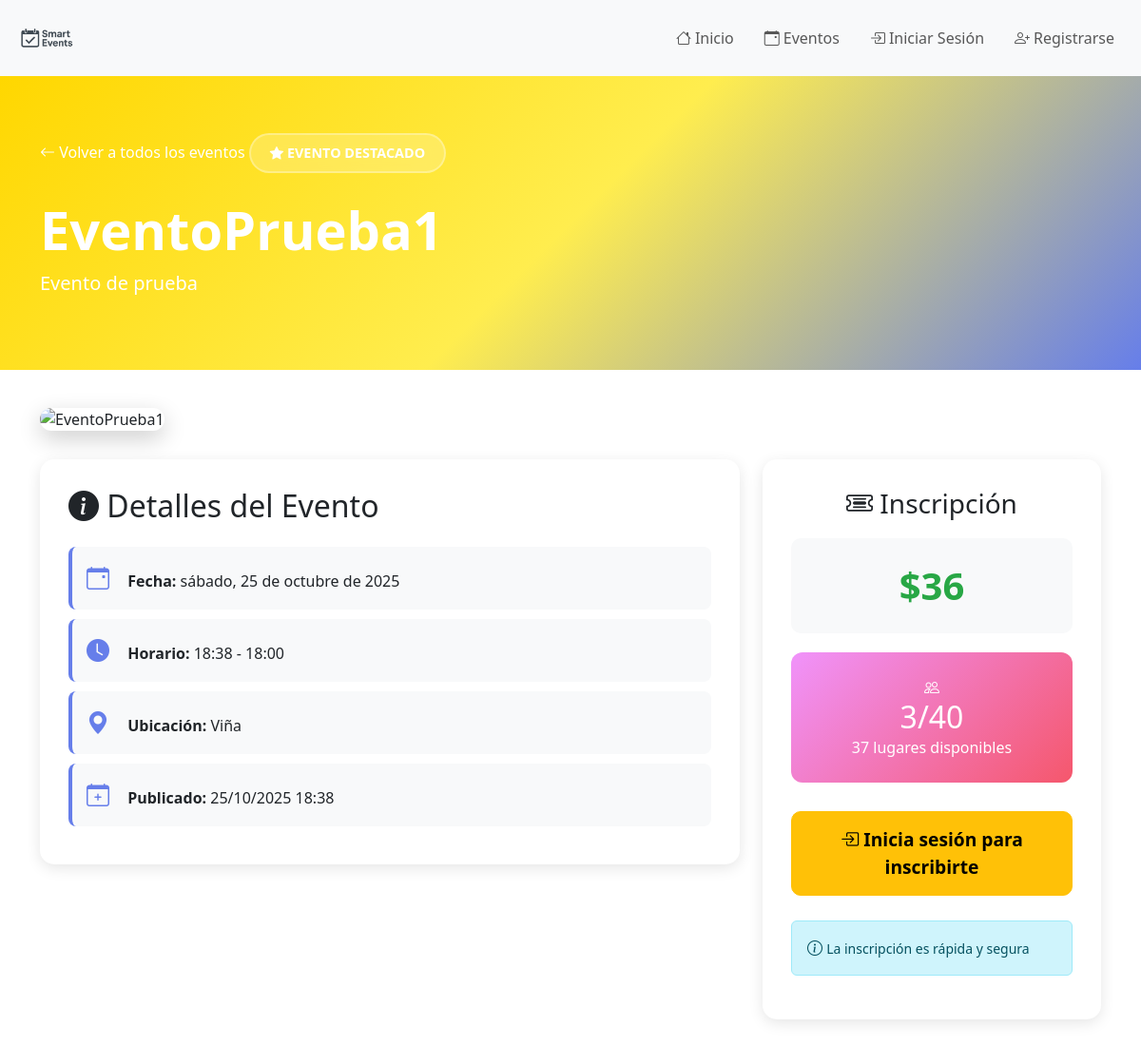
The app's page /events/1/ with its own data.
### events/models.py (models this page shows, shortened)
class Event(models.Model):
  event_name = models.CharField("Name of the event",max_length=254)
  pub_date = models.DateTimeField("Date published")
  event_date = models.DateField("Event date")
  starts_at = models.TimeField("Start time of event")
  ends_at = models.TimeField("End time of event")
  location = models.CharField(max_length=254)
  description = models.CharField(max_length=254)
  price = models.IntegerField()
  capacity = models.PositiveIntegerField(
    null=True, blank=True,
    help_text="Deja en blanco para capacidad ilimitada."
  )
  attendees = models.ManyToManyField(
    settings.AUTH_USER_MODEL,
    related_name='events_attending',
    blank=True
  )
  is_featured = models.BooleanField(
    "Evento Destacado",
    default=False,
    help_text="Solo puede haber un evento destacado a la vez"
  )
  image_base64 = models.TextField(
    "Imagen del Evento",
    blank=True,
    null=True,
    help_text="Imagen en formato base64"
  )
  @property
  def remaining_slots(self):
    if self.capacity is None:
        return None  # ilimitado
    used = self.attendees.count()
    return max(0, self.capacity - used)

### events/views.py (the view)
# urls.py: path("<int:event_id>/", views.event_detail, name="event_detail"),
def event_detail(request, event_id):
    event = get_object_or_404(Event, pk=event_id)
    return render(request, 'events/event_detail.html', {'event': event})

### events/templates/events/event_detail.html (shortened to what this page needs)
{% extends 'base.html' %}
{% load static %}
{% block content %}
<div class="event-detail-header {% if event.is_featured %}featured{% endif %}">
  <div class="container">
    <a href="{% url 'index' %}" class="back-link">
      <i class="bi bi-arrow-left"></i> Volver a todos los eventos
    </a>
    {% if event.is_featured %}
    <div class="featured-header-badge">
      <i class="bi bi-star-fill"></i> EVENTO DESTACADO
    </div>
    {% endif %}
    <h1 class="display-4 fw-bold mt-3">{{ event.event_name }}</h1>
    <p class="lead">{{ event.description }}</p>
  </div>
</div>
<div class="container mb-5">
  {% if event.image_base64 %}
  <img src="{{ event.image_base64 }}" alt="{{ event.event_name }}" class="event-main-image">
  {% endif %}
  <div class="row">
    <div class="col-lg-8">
      <div class="detail-card">
        <h2 class="mb-4"><i class="bi bi-info-circle-fill"></i> Detalles del Evento</h2>
        <div class="info-item">
          <i class="bi bi-calendar-event"></i>
          <strong>Fecha:</strong> {{ event.event_date|date:"l, d \d\e F \d\e Y" }}
        </div>
        <div class="info-item">
          <i class="bi bi-clock-fill"></i>
          <strong>Horario:</strong> {{ event.starts_at|time:"H:i" }} - {{ event.ends_at|time:"H:i" }}
        </div>
        <div class="info-item">
          <i class="bi bi-geo-alt-fill"></i>
          <strong>Ubicación:</strong> {{ event.location }}
        </div>
        <div class="info-item">
          <i class="bi bi-calendar-plus"></i>
          <strong>Publicado:</strong> {{ event.pub_date|date:"d/m/Y H:i" }}
        </div>
      </div>
    </div>
    <div class="col-lg-4">
      <div class="detail-card">
        <h3 class="text-center mb-3"><i class="bi bi-ticket-detailed"></i> Inscripción</h3>
        <div class="price-tag">
          {% if event.price == 0 %}
            <i class="bi bi-gift-fill"></i><br>
            ¡GRATIS!
          {% else %}
            ${{ event.price }}
          {% endif %}
        </div>
        <div class="capacity-box">
          <i class="bi bi-people"></i>
          {% if event.capacity %}
            <h3>{{ event.attendees.count }}/{{ event.capacity }}</h3>
            <p class="mb-0">
              {% if event.remaining_slots > 0 %}
                {{ event.remaining_slots }} lugares disponibles
              {% else %}
                ¡Evento completo!
              {% endif %}
            </p>
          {% else %}
            <h3><i class="bi bi-infinity"></i></h3>
            <p class="mb-0">Capacidad ilimitada</p>
          {% endif %}
        </div>
        {% if user.is_authenticated %}
          {% if user in event.attendees.all %}
            <div class="d-grid gap-2">
              <button class="btn btn-success btn-join-event" disabled>
                <i class="bi bi-check-circle-fill"></i> Ya estás inscrito
              </button>
              <form method="POST" action="{% url 'leave_event' event.id %}">
                {% csrf_token %}
                <button type="submit" class="btn btn-outline-danger w-100" onclick="return confirm('¿Estás seguro de que quieres desinscribirte de este evento?');">
                  <i class="bi bi-x-circle"></i> Desinscribirme
                </button>
              </form>
            </div>
          {% elif event.remaining_slots == 0 and event.capacity %}
            <button class="btn btn-secondary btn-join-event" disabled>
              <i class="bi bi-x-circle"></i> Evento Completo
            </button>
          {% else %}
            <form method="POST" action="{% url 'join_event' event.id %}">
              {% csrf_token %}
              <button type="submit" class="btn btn-primary btn-join-event">
                <i class="bi bi-calendar-check"></i> Inscribirme
              </button>
            </form>
          {% endif %}
        {% else %}
          <a href="{% url 'login' %}?next={{ request.path }}" class="btn btn-warning btn-join-event">
            <i class="bi bi-box-arrow-in-right"></i> Inicia sesión para inscribirte
          </a>
        {% endif %}
        <div class="alert alert-info mt-3" role="alert">
          <i class="bi bi-info-circle"></i>
          <small>La inscripción es rápida y segura</small>
        </div>
      </div>
    </div>
  </div>
</div>
{% endblock %}

### events/templates/events/event_detail.html (style rules this page uses)
.event-detail-header { background: linear-gradient(135deg, #667eea 0%, #764ba2 100%); color: white; padding: 60px 0; margin-bottom: 40px; position: relative; }
.event-detail-header.featured { background: linear-gradient(135deg, #ffd700 0%, #ffed4e 50%, #667eea 100%); }
.featured-header-badge { display: inline-block; background: rgba(255, 255, 255, 0.2); padding: 8px 20px; border-radius: 25px; font-size: 0.9rem; font-weight: bold; margin-bottom: 10px; backdrop-filter: blur(10px); border: 2px solid rgba(255, 255, 255, 0.3); }
.event-main-image { width: 100%; max-height: 400px; object-fit: cover; border-radius: 15px; box-shadow: 0 8px 24px rgba(0,0,0,0.2); margin-bottom: 30px; }
.detail-card { background: white; border-radius: 15px; box-shadow: 0 4px 15px rgba(0,0,0,0.1); padding: 30px; margin-bottom: 30px; }
.info-item { padding: 15px; margin: 10px 0; background: #f8f9fa; border-left: 4px solid #667eea; border-radius: 8px; }
.info-item i { color: #667eea; font-size: 1.5rem; margin-right: 15px; width: 30px; }
.price-tag { font-size: 2.5rem; font-weight: bold; color: #28a745; text-align: center; padding: 20px; background: #f8f9fa; border-radius: 10px; margin: 20px 0; }
.capacity-box { background: linear-gradient(135deg, #f093fb 0%, #f5576c 100%); color: white; padding: 25px; border-radius: 12px; text-align: center; margin: 20px 0; }
.capacity-box h3 { margin: 0; font-size: 2rem; }
.btn-join-event { width: 100%; padding: 15px; font-size: 1.2rem; font-weight: 600; border-radius: 10px; margin: 10px 0; }
.back-link { color: white; text-decoration: none; font-weight: 500; transition: all 0.3s; }

### records on screen
Event: event_name "EventoPrueba1", description "Evento de prueba", event_date "sábado, 25 de octubre de 2025", starts_at "18:38", ends_at "18:00", location "Viña", pub_date "25/10/2025 18:38", price "36", attendees.count "3", capacity "40", remaining_slots "37"
